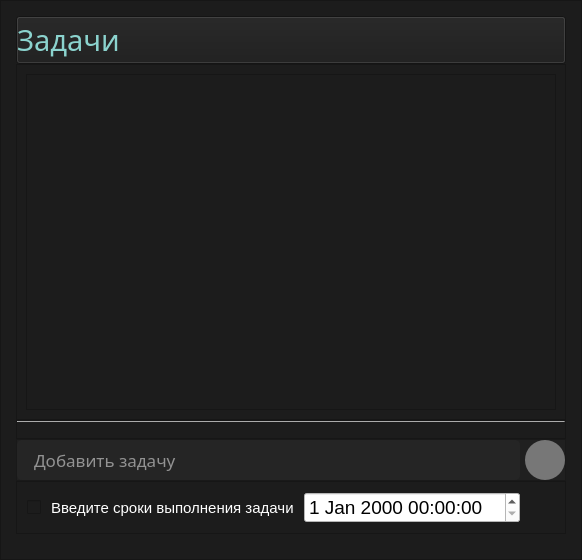
            <widget class="QWidget" name="page_44">
             <layout class="QVBoxLayout" name="verticalLayout_14">
              <property name="spacing">
               <number>0</number>
              </property>
              <property name="leftMargin">
               <number>0</number>
              </property>
              <property name="topMargin">
               <number>0</number>
              </property>
              <property name="rightMargin">
               <number>0</number>
              </property>
              <property name="bottomMargin">
               <number>0</number>
              </property>
              <item>
               <widget class="QFrame" name="frame_11">
                <property name="styleSheet">
                 <string notr="true">background-color: rgb(28, 28, 28);
</string>
                </property>
                <property name="frameShape">
                 <enum>QFrame::StyledPanel</enum>
                </property>
                <property name="frameShadow">
                 <enum>QFrame::Raised</enum>
                </property>
                <layout class="QVBoxLayout" name="verticalLayout_15">
                 <property name="spacing">
                  <number>0</number>
                 </property>
                 <property name="leftMargin">
                  <number>15</number>
                 </property>
                 <property name="topMargin">
                  <number>15</number>
                 </property>
                 <property name="rightMargin">
                  <number>15</number>
                 </property>
                 <property name="bottomMargin">
                  <number>25</number>
                 </property>
                 <item>
                  <widget class="QPushButton" name="pushButton_2">
                   <property name="font">
                    <font>
                     <family>Segoe UI Light</family>
                     <pointsize>22</pointsize>
                    </font>
                   </property>
                   <property name="styleSheet">
                    <string notr="true">text-align: left;
color: rgb(139, 211, 206);
</string>
                   </property>
                   <property name="text">
                    <string>Задачи</string>
                   </property>
                   <property name="icon">
                    <iconset resource="res_rc.qrc">
                     <normaloff>:/icons/icons/title.png</normaloff>:/icons/icons/title.png</iconset>
                   </property>
                   <property name="iconSize">
                    <size>
                     <width>40</width>
                     <height>40</height>
                    </size>
                   </property>
                  </widget>
                 </item>
                 <item>
                  <widget class="QFrame" name="frame_12">
                   <property name="sizePolicy">
                    <sizepolicy hsizetype="Preferred" vsizetype="Expanding">
                     <horstretch>0</horstretch>
                     <verstretch>0</verstretch>
                    </sizepolicy>
                   </property>
                   <property name="styleSheet">
                    <string notr="true"> QTableWidget {
    }
    QTableWidget QHeaderView::section {
    color: black;

	background-color: rgb(173, 142, 57);


padding-left: 5px;
padding-right: 5px;
    }
QTableWidget::item {
		color:black;


	background-color: rgb(217, 217, 217);

    }</string>
                   </property>
                   <property name="frameShape">
                    <enum>QFrame::StyledPanel</enum>
                   </property>
                   <property name="frameShadow">
                    <enum>QFrame::Raised</enum>
                   </property>
                   <layout class="QVBoxLayout" name="verticalLayout_17">
                    <item>
                     <widget class="QScrollArea" name="scrollArea_2">
                      <property name="widgetResizable">
                       <bool>true</bool>
                      </property>
                      <widget class="QWidget" name="scrollAreaWC">
                       <property name="geometry">
                        <rect>
                         <x>0</x>
                         <y>0</y>
                         <width>767</width>
                         <height>464</height>
                        </rect>
                       </property>
                       <layout class="QVBoxLayout" name="verticalLayout_24">
                        <item>
                         <spacer name="verticalSpacer_2">
                          <property name="orientation">
                           <enum>Qt::Vertical</enum>
                          </property>
                          <property name="sizeType">
                           <enum>QSizePolicy::Expanding</enum>
                          </property>
                          <property name="sizeHint" stdset="0">
                           <size>
                            <width>10</width>
                            <height>451</height>
                           </size>
                          </property>
                         </spacer>
                        </item>
                       </layout>
                      </widget>
                     </widget>
                    </item>
                   </layout>
                  </widget>
                 </item>
                 <item>
                  <widget class="QFrame" name="frame_14">
                   <property name="frameShape">
                    <enum>QFrame::StyledPanel</enum>
                   </property>
                   <property name="frameShadow">
                    <enum>QFrame::Raised</enum>
                   </property>
                   <layout class="QVBoxLayout" name="verticalLayout_18">
                    <property name="spacing">
                     <number>0</number>
                    </property>
                    <property name="leftMargin">
                     <number>0</number>
                    </property>
                    <property name="topMargin">
                     <number>0</number>
                    </property>
                    <property name="rightMargin">
                     <number>0</number>
                    </property>
                    <property name="bottomMargin">
                     <number>16</number>
                    </property>
                    <item>
                     <widget class="Line" name="line_3">
                      <property name="maximumSize">
                       <size>
                        <width>16777215</width>
                        <height>1</height>
                       </size>
                      </property>
                      <property name="styleSheet">
                       <string notr="true">background-color: rgba(255, 255, 255, 100);</string>
                      </property>
                      <property name="orientation">
                       <enum>Qt::Horizontal</enum>
                      </property>
                     </widget>
                    </item>
                   </layout>
                  </widget>
                 </item>
                 <item alignment="Qt::AlignBottom">
                  <widget class="QFrame" name="frame_13">
                   <property name="styleSheet">
                    <string notr="true">background-color: rgb(32, 32, 32);</string>
                   </property>
                   <property name="frameShape">
                    <enum>QFrame::StyledPanel</enum>
                   </property>
                   <property name="frameShadow">
                    <enum>QFrame::Raised</enum>
                   </property>
                   <layout class="QHBoxLayout" name="horizontalLayout_5" stretch="0,0">
                    <property name="spacing">
                     <number>5</number>
                    </property>
                    <property name="leftMargin">
                     <number>0</number>
                    </property>
                    <property name="topMargin">
                     <number>0</number>
                    </property>
                    <property name="rightMargin">
                     <number>0</number>
                    </property>
                    <property name="bottomMargin">
                     <number>0</number>
                    </property>
                    <item>
                     <widget class="QLineEdit" name="le_write_task">
                      <property name="minimumSize">
                       <size>
                        <width>0</width>
                        <height>40</height>
                       </size>
                      </property>
                      <property name="font">
                       <font>
                        <family>Segoe UI Light</family>
                        <pointsize>13</pointsize>
                       </font>
                      </property>
                      <property name="toolTip">
                       <string/>
                      </property>
                      <property name="styleSheet">
                       <string notr="true">QLineEdit {
padding-left: 15px;
border-radius: 5px;
background-color: rgb(37, 37, 37);
color: rgb(255, 255, 255);
border: none;
}
QLineEdit:hover {
	background-color: rgb(50, 50, 50);
}
QLineEdit:Pressed {
	background-color: rgb(120, 120, 120);
}
</string>
                      </property>
                      <property name="placeholderText">
                       <string>Добавить задачу</string>
                      </property>
                     </widget>
                    </item>
                    <item>
                     <widget class="QPushButton" name="btn_new_task">
                      <property name="minimumSize">
                       <size>
                        <width>40</width>
                        <height>40</height>
                       </size>
                      </property>
                      <property name="styleSheet">
                       <string notr="true">QPushButton {
border-radius: 20px;
background-color: rgba(255,255,255,100)
}

QPushButton:hover {
background-color: rgb(50, 50, 50);
background-color: rgba(255,255,255,150)
}

QPushButton:Pressed {
background-color: rgb(255,255,255)
}
</string>
                      </property>
                      <property name="text">
                       <string/>
                      </property>
                      <property name="icon">
                       <iconset resource="res_rc.qrc">
                        <normaloff>:/icons/icons/plus.svg</normaloff>:/icons/icons/plus.svg</iconset>
                      </property>
                      <property name="iconSize">
                       <size>
                        <width>30</width>
                        <height>30</height>
                       </size>
                      </property>
                      <property name="shortcut">
                       <string>Return</string>
                      </property>
                     </widget>
                    </item>
                   </layout>
                  </widget>
                 </item>
                 <item>
                  <widget class="QFrame" name="frame_20">
                   <property name="minimumSize">
                    <size>
                     <width>0</width>
                     <height>40</height>
                    </size>
                   </property>
                   <property name="frameShape">
                    <enum>QFrame::StyledPanel</enum>
                   </property>
                   <property name="frameShadow">
                    <enum>QFrame::Raised</enum>
                   </property>
                   <layout class="QHBoxLayout" name="horizontalLayout_9">
                    <property name="spacing">
                     <number>10</number>
                    </property>
                    <property name="leftMargin">
                     <number>10</number>
                    </property>
                    <property name="topMargin">
                     <number>10</number>
                    </property>
                    <property name="rightMargin">
                     <number>45</number>
                    </property>
                    <property name="bottomMargin">
                     <number>10</number>
                    </property>
                    <item alignment="Qt::AlignLeft">
                     <widget class="QCheckBox" name="checkBox">
                      <property name="text">
                       <string/>
                      </property>
                     </widget>
                    </item>
                    <item>
                     <widget class="QLabel" name="label_3">
                      <property name="sizePolicy">
                       <sizepolicy hsizetype="Expanding" vsizetype="Preferred">
                        <horstretch>0</horstretch>
                        <verstretch>0</verstretch>
                       </sizepolicy>
                      </property>
                      <property name="font">
                       <font>
                        <pointsize>11</pointsize>
                       </font>
                      </property>
                      <property name="styleSheet">
                       <string notr="true">color: white;</string>
                      </property>
                      <property name="text">
                       <string>Введите сроки выполнения задачи</string>
                      </property>
                     </widget>
                    </item>
                    <item>
                     <widget class="QDateTimeEdit" name="dateTimeEdit">
                      <property name="font">
                       <font>
                        <pointsize>14</pointsize>
                       </font>
                      </property>
                      <property name="styleSheet">
                       <string notr="true">background-color: rgb(255, 255, 255);</string>
                      </property>
                     </widget>
                    </item>
                   </layout>
                  </widget>
                 </item>
                </layout>
               </widget>
              </item>
             </layout>
            </widget>
